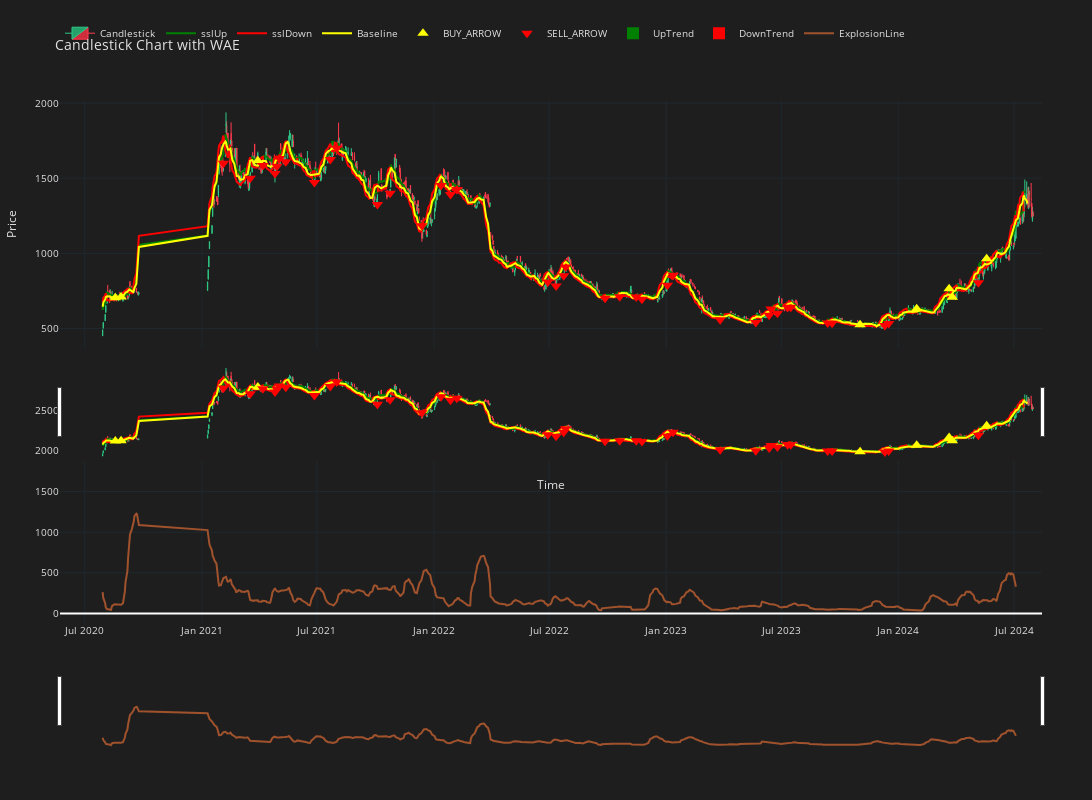

Notebook code for this chart:
### Code cell
create_figure_sig(stocks_df)

### Figure 1 — Plotly figure (JSON) as saved in the notebook; plotly's stock layout.template omitted (floating-point values rounded to 4 significant figures; data arrays with more than 128 entries replaced by an {"elided": "..."} marker saying what was removed)
{"data": [{"close": {"elided": "882 float values"}, "decreasing": {"fillcolor": "#CC2E3C", "line": {"color": "#FF3A4C"}}, "high": {"elided": "882 float values"}, "increasing": {"fillcolor": "#24A06B", "line": {"color": "#2EC886"}}, "line": {"width": 1}, "low": {"elided": "882 float values"}, "name": "Candlestick", "opacity": 1, "open": {"elided": "882 float values"}, "type": "candlestick", "x": {"elided": "882 str values"}, "xaxis": "x", "yaxis": "y"}, {"type": "scatter"}, {"line": {"color": "green", "width": 2}, "mode": "lines", "name": "sslUp", "type": "scatter", "x": {"elided": "882 str values"}, "xaxis": "x", "y": {"elided": "882 float values"}, "yaxis": "y"}, {"line": {"color": "red", "width": 2}, "mode": "lines", "name": "sslDown", "type": "scatter", "x": {"elided": "882 str values"}, "xaxis": "x", "y": {"elided": "882 float values"}, "yaxis": "y"}, {"line": {"color": "yellow", "width": 2}, "mode": "lines", "name": "Baseline", "type": "scatter", "x": {"elided": "882 str values"}, "xaxis": "x", "y": {"elided": "882 float values"}, "yaxis": "y"}, {"marker": {"color": "yellow", "size": 10, "symbol": "triangle-up"}, "mode": "markers", "name": "BUY_ARROW", "type": "scatter", "x": ["2024-05-19", "2024-03-26", "2024-03-21", "2024-01-30", "2023-11-02", "2021-03-30", "2020-08-27", "2020-08-18"], "xaxis": "x", "y": [963.9, 708, 765, 631.9, 525, 1617, 710, 704], "yaxis": "y"}, {"marker": {"color": "red", "size": 10, "symbol": "triangle-down"}, "mode": "markers", "name": "SELL_ARROW", "type": "scatter", "x": ["2024-05-06", "2023-12-17", "2023-12-11", "2023-09-19", "2023-09-12", "2023-07-16", "2023-07-11", "2023-06-25", "2023-06-15", "2023-06-12", "2023-05-22", "2023-03-27", "2023-01-12", "2023-01-03", "2022-11-24", "2022-11-15", "2022-10-20", "2022-09-27", "2022-07-27", "2022-07-24", "2022-07-12", "2022-06-29", "2022-02-06", "2022-01-27", "2022-01-12", "2021-12-13", "2021-10-24", "2021-10-04", "2021-08-01", "2021-07-22", "2021-06-27", "2021-05-13", "2021-05-03", "2021-04-29", "2021-04-26", "2021-04-07", "2021-03-18", "2021-02-04"], "xaxis": "x", "y": [803.8, 534, 520.2, 535, 536, 641, 640, 602, 630, 588, 540, 558.6, 854, 788, 695, 708.9, 711, 702, 910, 851, 783, 809.8, 1425, 1392, 1452, 1183, 1400, 1326, 1700, 1625, 1472, 1610, 1632, 1580, 1531, 1585, 1500, 1600], "yaxis": "y"}, {"marker": {"color": {"elided": "882 str values"}, "line": {"color": "rgba(0,0,0,0)", "width": 0}}, "name": "UpTrend", "type": "bar", "width": 0.04, "x": {"elided": "882 str values"}, "xaxis": "x2", "y": {"elided": "882 float values"}, "yaxis": "y2"}, {"marker": {"color": {"elided": "882 str values"}, "line": {"color": "rgba(0,0,0,0)", "width": 0}}, "name": "DownTrend", "type": "bar", "width": 0.04, "x": {"elided": "882 str values"}, "xaxis": "x2", "y": {"elided": "882 float values"}, "yaxis": "y2"}, {"line": {"color": "#A0522D", "width": 2}, "mode": "lines", "name": "ExplosionLine", "type": "scatter", "x": {"elided": "882 str values"}, "xaxis": "x2", "y": {"elided": "882 float values"}, "yaxis": "y2"}], "layout": {"font": {"color": "#e1e1e1", "size": 10}, "height": 800, "legend": {"orientation": "h", "x": 0, "y": 1.1}, "margin": {"b": 50, "l": 50, "r": 50, "t": 100}, "paper_bgcolor": "#1e1e1e", "plot_bgcolor": "#1e1e1e", "showlegend": true, "title": {"text": "Candlestick Chart with WAE"}, "width": 1200, "xaxis": {"anchor": "y", "domain": [0, 1], "fixedrange": true, "gridcolor": "#1f292f", "matches": "x2", "rangeslider": {"visible": true}, "showgrid": true, "showticklabels": false, "title": {"text": "Time"}}, "xaxis2": {"anchor": "y2", "domain": [0, 1], "fixedrange": true, "gridcolor": "#1f292f", "rangeslider": {"visible": true}, "showgrid": true}, "yaxis": {"anchor": "x", "domain": [0.525, 1], "gridcolor": "#1f292f", "showgrid": true, "title": {"text": "Price"}}, "yaxis2": {"anchor": "x2", "domain": [0, 0.475], "gridcolor": "#1f292f", "showgrid": true}}}
